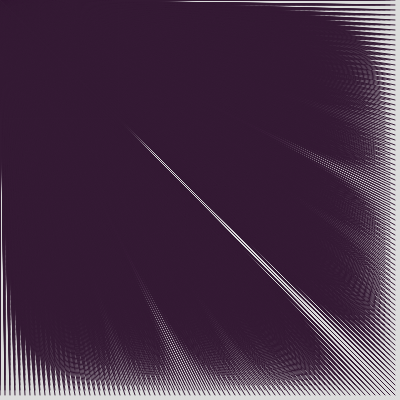
Frame 1 (no input)
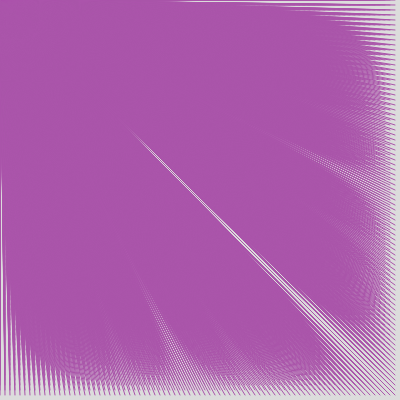
Frame 60 (no input)
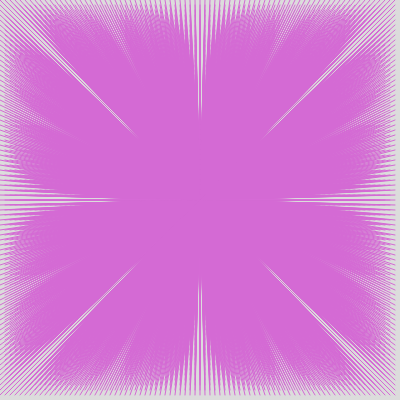
Frame 120 (the mouse pressed at the canvas centre since frame 60)

The p5.js sketch that drew these frames (run headless with seeded random() and noise() and a simulated clock; from frame 60 on, the mouse is pressed at the canvas centre):

// p5.js sketch
// ── sketch.js
var g = 50
var t = 0
function setup() {
  createCanvas(400, 400);
    background(220);
}

function draw() {
  background(220);
    if (t == 0) {
  g+=2
  if (g > 250) {
  t += 1
  }
  }
  if (t == 1) {
    g-=2
    if (g < 50) {
      t -= 1
    }
  }
    stroke(g,g/2,g);
  for (let j = 0; j < height; j += 5) {
    for (let i = 0; i < width; i += 5) {
  line(mouseX,mouseY,i,j);
  }
  }
}
